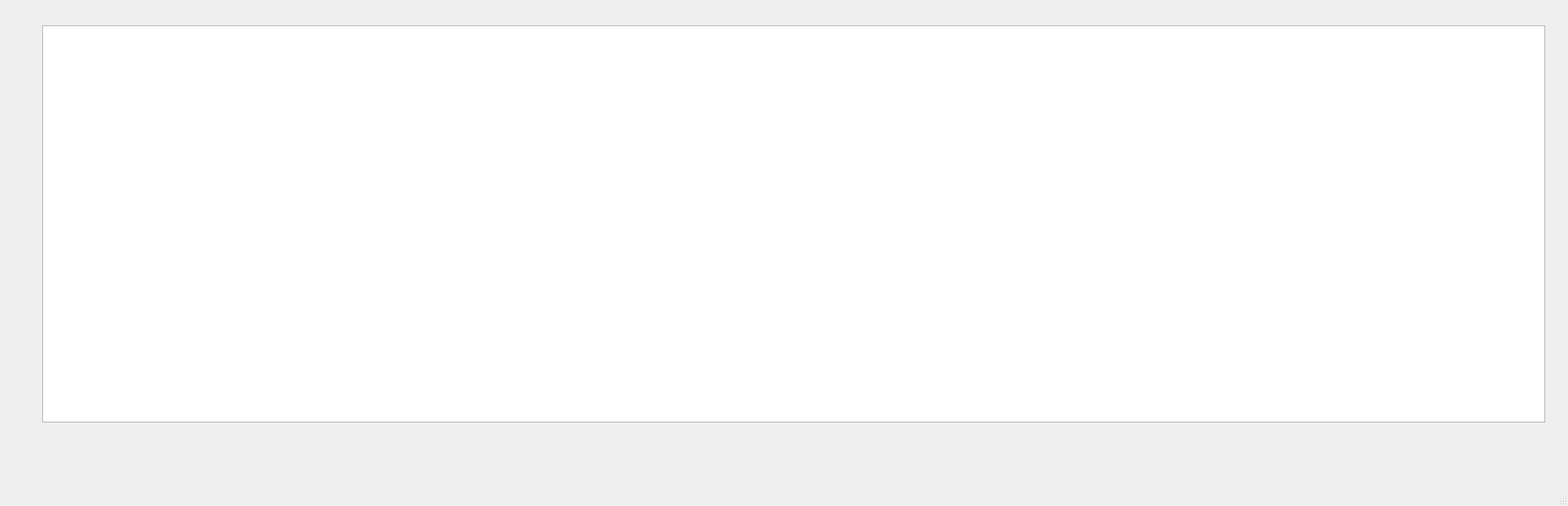
<?xml version="1.0" encoding="UTF-8"?>
<ui version="4.0">
 <class>MainWindow</class>
 <widget class="QMainWindow" name="MainWindow">
  <property name="geometry">
   <rect>
    <x>0</x>
    <y>0</y>
    <width>1858</width>
    <height>600</height>
   </rect>
  </property>
  <property name="windowTitle">
   <string>Coffee</string>
  </property>
  <widget class="QWidget" name="centralwidget">
   <widget class="QTableWidget" name="tableWidget">
    <property name="geometry">
     <rect>
      <x>50</x>
      <y>30</y>
      <width>1781</width>
      <height>471</height>
     </rect>
    </property>
   </widget>
  </widget>
  <widget class="QStatusBar" name="statusbar"/>
 </widget>
 <resources/>
 <connections/>
</ui>
